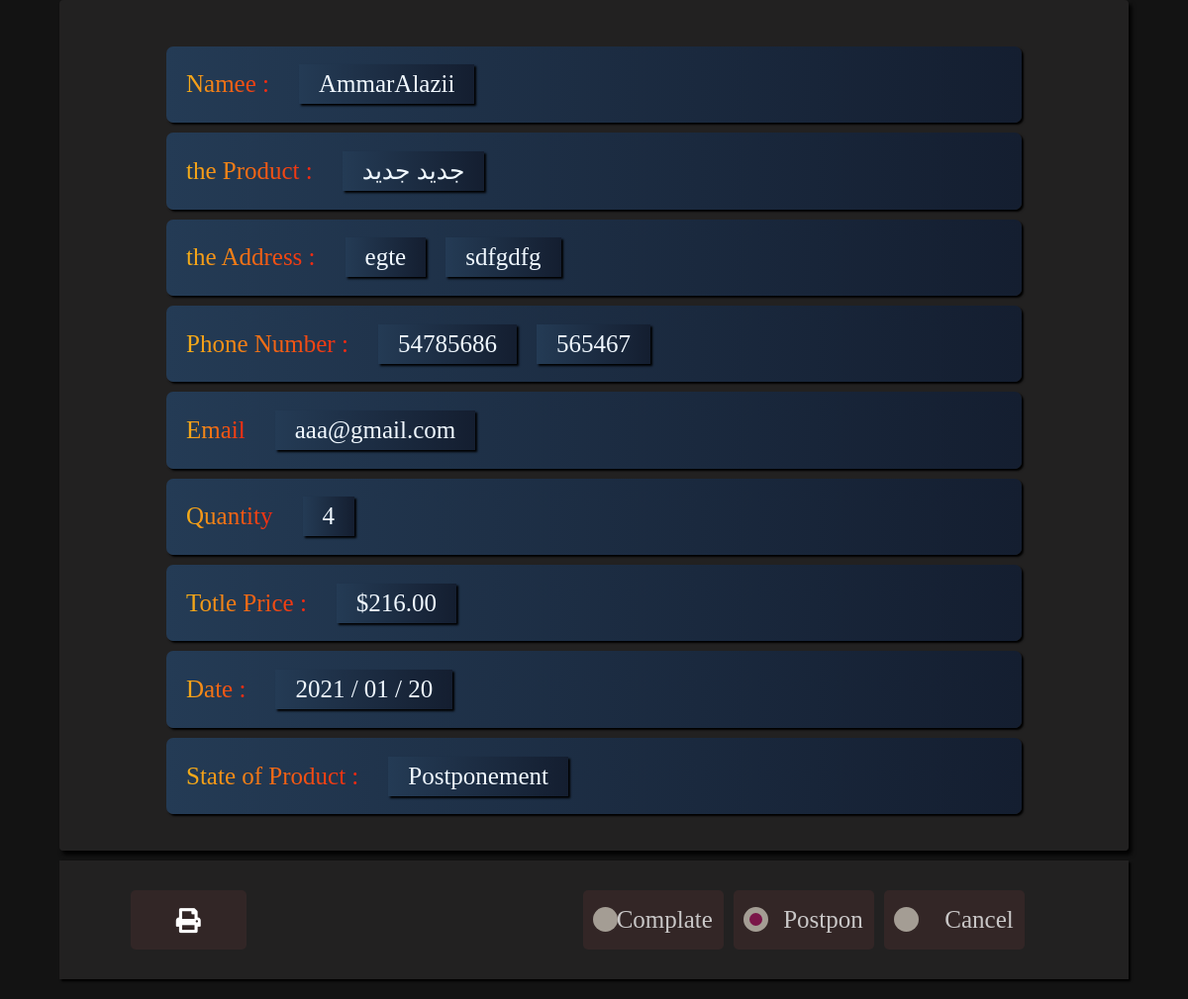
The page /7/ (signed in) on the database as committed earlier.
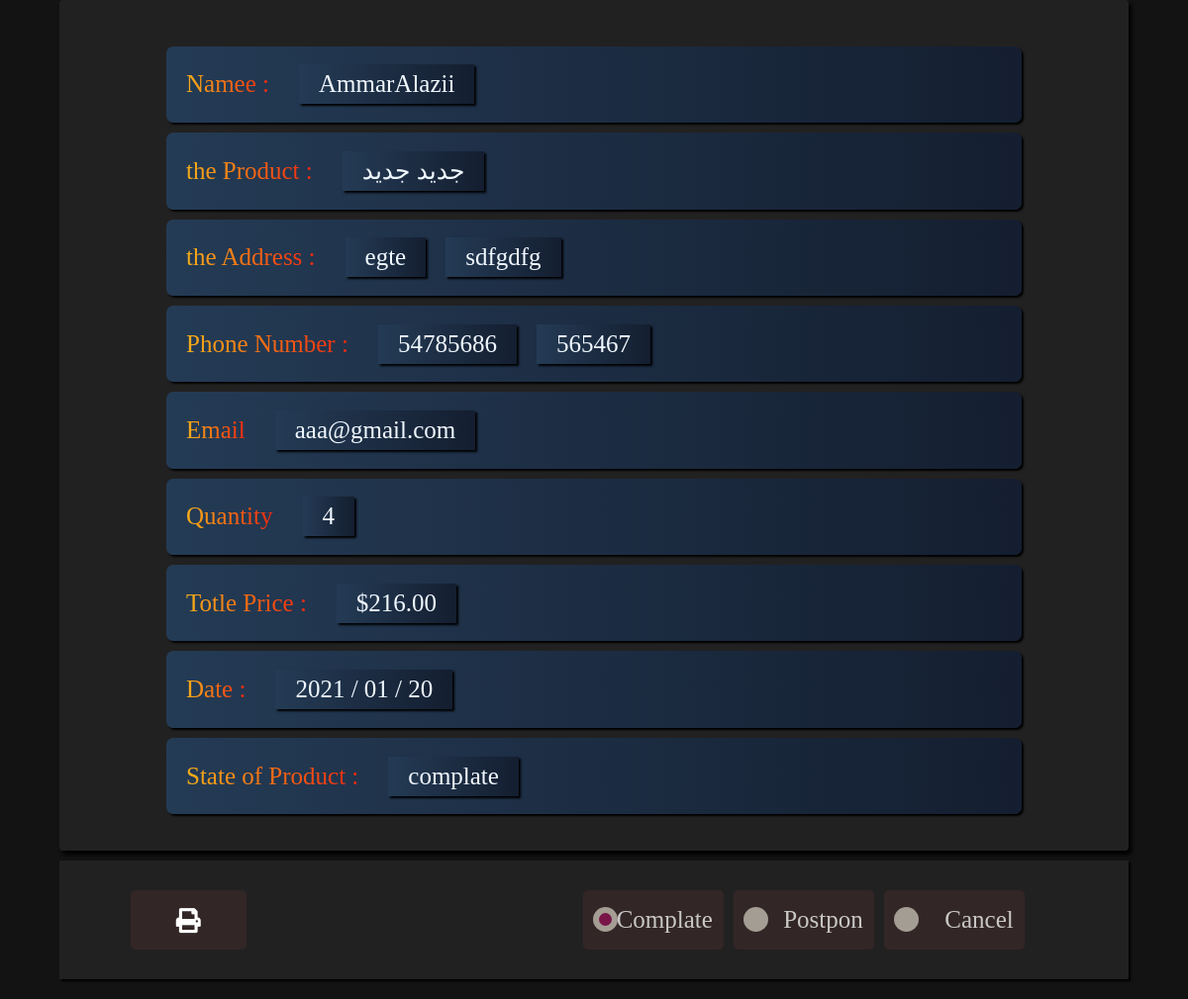
The same page on the database as committed later.
### products/models.py (models this page shows, shortened)
class OrderItem(models.Model):
    product=models.ForeignKey(Product,on_delete=models.CASCADE)
    customer=models.ForeignKey(User,on_delete=models.CASCADE)
    quantity=models.IntegerField(default=0)
    date_add=models.DateTimeField(default=datetime.datetime.now)
    address=models.ForeignKey('Address',on_delete=models.CASCADE,null=True,blank=True)
    complate=models.CharField(null=True,blank=True, max_length=20)
    def totleprice(self):
        if self.product.PRDDiscount:
            totle=self.quantity * self.product.PRDDiscount
        else:
            totle=self.quantity * self.product.PRDPrice
        return totle

class Product(models.Model):
    PRDName=models.CharField(max_length=300,verbose_name="name of product")
    PRDName_ar=models.CharField(max_length=300,verbose_name="name of product in arabic")
    PRDPrice=models.DecimalField(default=0 , max_digits=5, decimal_places=2,verbose_name="The price in arabic")
    PRDPrice_ar=models.DecimalField(default=0 , max_digits=5, decimal_places=2,verbose_name="The price")
    PRDDiscription=models.TextField(verbose_name="Discribtion of product")
    PRDDiscription_ar=models.TextField(verbose_name="Discribtion of product in arabic")
    PRDIamge=models.ImageField(default='/none.jpeg',upload_to='media')
    CHOICES_TYPE=(('Carpets and meridians','Carpets and meridians'),('the games','the games'),('Electrical','Electrical'),('Mobile phones','Mobile phones'))
    CHOICES_TYPE_ar=(('سجادات و زوالي','سجادات و زوالي'),('الالعاب','الالعاب'),('الكهربائيات','الكهربائيات'),('الهواتف المحمولة','الهواتف المحمولة'))
    PRDType=models.CharField(max_length=90,choices=CHOICES_TYPE,verbose_name="Type of product")
    PRDType_ar=models.CharField(max_length=90,choices=CHOICES_TYPE_ar,verbose_name="Type of product in arabic")
    CHOICES_STATE=(('new','new'),('old','old'))
    CHOICES_STATE_ar=(('جديد','جديد'),('قديم','قديم'))
    PRDSate=models.CharField(choices=CHOICES_STATE,max_length=20,verbose_name="state of product ")
    PRDSate_ar=models.CharField(choices= CHOICES_STATE_ar,max_length=20 ,verbose_name="state of product in arabic")
    PRDDiscount=models.DecimalField(blank=True,null=True ,default=0 , max_digits=5, decimal_places=2,verbose_name="The Discount")
    PRDDiscount_ar=models.DecimalField(blank=True,null=True,default=0 , max_digits=5, decimal_places=2,verbose_name="The Discount in arabic")
    PRDSlug=models.SlugField(blank=True,null=True)
    def __str__(self):
        return str(self.PRDName)

class Address(models.Model):
    user=models.ForeignKey(User,on_delete=models.CASCADE)
    covernorate=models.CharField(default='بغداد',max_length=30)
    state=models.CharField(max_length=100)
    phone_number1=models.CharField(max_length=11)
    phone_number2=models.CharField(max_length=11)
    email=models.EmailField(blank=True ,null=True)
    date_add=models.DateTimeField(default=datetime.datetime.now)

### project/view.py (the view)
# urls.py: path('<int:id>/',detail,name='detaill'),
def detail(request ,id):
    if request.user.is_authenticated and request.user.username == 'Social':
        order=OrderItem.objects.get(id=id)
        return render(request,'home_template/detail.html',{'obj':order})
    else: return redirect('login')

### products/context_processor.py (called while the page is built)
def allorders(request):
    count=0
    if request.user.is_authenticated:
        obj=OrderItem.objects.filter(customer=request.user)
        for i in obj:
            count +=i.quantity
    return{'all':count}

def everyorder(request):
    obj=0
    countCa=0
    countCo=0
    countPo=0
    if request.user.is_authenticated:
        obj2=OrderItem.objects.all()
        for fillter in obj2:
            if fillter.address :
                if fillter.complate :
                    obj+=1
                if fillter.complate == 'complate':
                    countCo+=1
                elif fillter.complate == 'Cancel':
                    countCa+=1
                elif fillter.complate =='Postponement':
                    countPo+=1
    return{'everyorder':obj ,'countPo':countPo,'countCo':countCo,'countCa':countCa}

### template/home_template/detail.html (shortened to what this page needs)
{% load static %}
<!DOCTYPE html>
<html lang="en">
<head>
    <link rel="stylesheet" href="{% static 'css/detail.css' %}">
    <link rel="stylesheet" href="{% static 'css/mobile_detail.css' %}">
    <link rel="stylesheet" href="{% static 'css/deatail_options.css' %}">
    <link rel="stylesheet" href="https://pro.fontawesome.com/releases/v5.10.0/css/all.css"/>
</head>
<body>
    {% if request.user.is_authenticated and request.user.username == 'Social' %}
    <div class="alldetail" id="alldetail" >
        <div class="cover" id="cover">
        <div class="name_user"><label for="">Namee :</label><div>
            {% if obj.customer.firs_name and obj.customer.last_name %}
            {{obj.customer.firs_name}} &ThinSpace;{{obj.customer.last_name}}
            {% else %}
        {{obj.customer}}
        {% endif %}
        </div>
        </div>
          <div class="name_product"><label for="">the Product :</label><div>{{obj.product}}</div></div>
            <div class="name_address">
                <label for=""> the Address :</label> <div>{{obj.address.covernorate}}</div>
                 <div>{{obj.address.state}}</div>
            </div>
            <div class="phone_number">
                <label for="">Phone Number :</label>
                <div>{{obj.address.phone_number1}}</div>
                <div>{{obj.address.phone_number2}}</div>
            </div>
            <div class="qunatity_detail">
                <label for="">Email</label>
                <div>{{obj.address.email}}</div>
            </div>
            <div class="qunatity_detail">
                <label for="">Quantity</label>
                <div>{{obj.quantity}}</div>
            </div>
            <div class="total_price">
                <label for="">Totle Price :</label>
                <div>${{obj.totleprice}}</div>
            </div>
        <div class="state_product">
            <label for="">Date :</label>
            <div>{{obj.date_add|date:'Y / m / d'}}</div>
        </div>
        <div class="state_product">
            <label for="">State of Product :</label>
            <div>
            {{obj.complate}}
            </div>
        </div>
        </div>
    </div>
    <div class="complate">
        <div class="print_detail"  id="print_detail">
        {% if obj.complate == 'complate' %}
           <p style="cursor: pointer;"><i class="fas fa-print"></i></p>
           {% else %}
           <p class="notallow"><i class="fas fa-print"></i></p>
        {% endif %}
        </div>
        <form action=""  class="form_state"  method="POST" >
            <div class="cancel">
                {% if obj.complate == 'Cancellation' %}
             <input class="cancell checkmark" type="radio" data-customer={{obj.customer}} data-product={{obj.product.PRDSlug}} >&ThinSpace; Cancel
             {% else %}
             <input class="cancell" type="radio" data-customer={{obj.customer}} data-product={{obj.product.PRDSlug}} >&ThinSpace; Cancel
             {% endif %}
            </div>
            <div class="Postponement">
                {% if obj.complate == 'Postponement' %}
                <input  class="Postponementt checkmark" type="radio" data-customer={{obj.customer}} data-product={{obj.product.PRDSlug}}>&ThinSpace; Postpon
                {% else %}
                <input  class="Postponementt" type="radio" data-customer={{obj.customer}} data-product={{obj.product.PRDSlug}}>&ThinSpace; Postpon
                {% endif %}
            </div>
            <div class="complat">
                {% if obj.complate == 'complate' %}
                <input class="complatt checkmark" type="radio" data-customer={{obj.customer}} data-product={{obj.product.PRDSlug}}>&ThinSpace; Complate
                {% else %}
                <input class="complatt" type="radio" data-customer={{obj.customer}} data-product={{obj.product.PRDSlug}}>&ThinSpace; Complate
                {% endif %}
            </div>
        </form>
    </div>
    {% endif %}
</body>
</html>

Rows that differ between the two databases and show on the page:
changed OrderItem "AmmarAlazii": complate "Postponement" → "complate"
Other text that changed with them:
form field customer: (not shown) → "☐"
form field customer: "☐" → (not shown)
